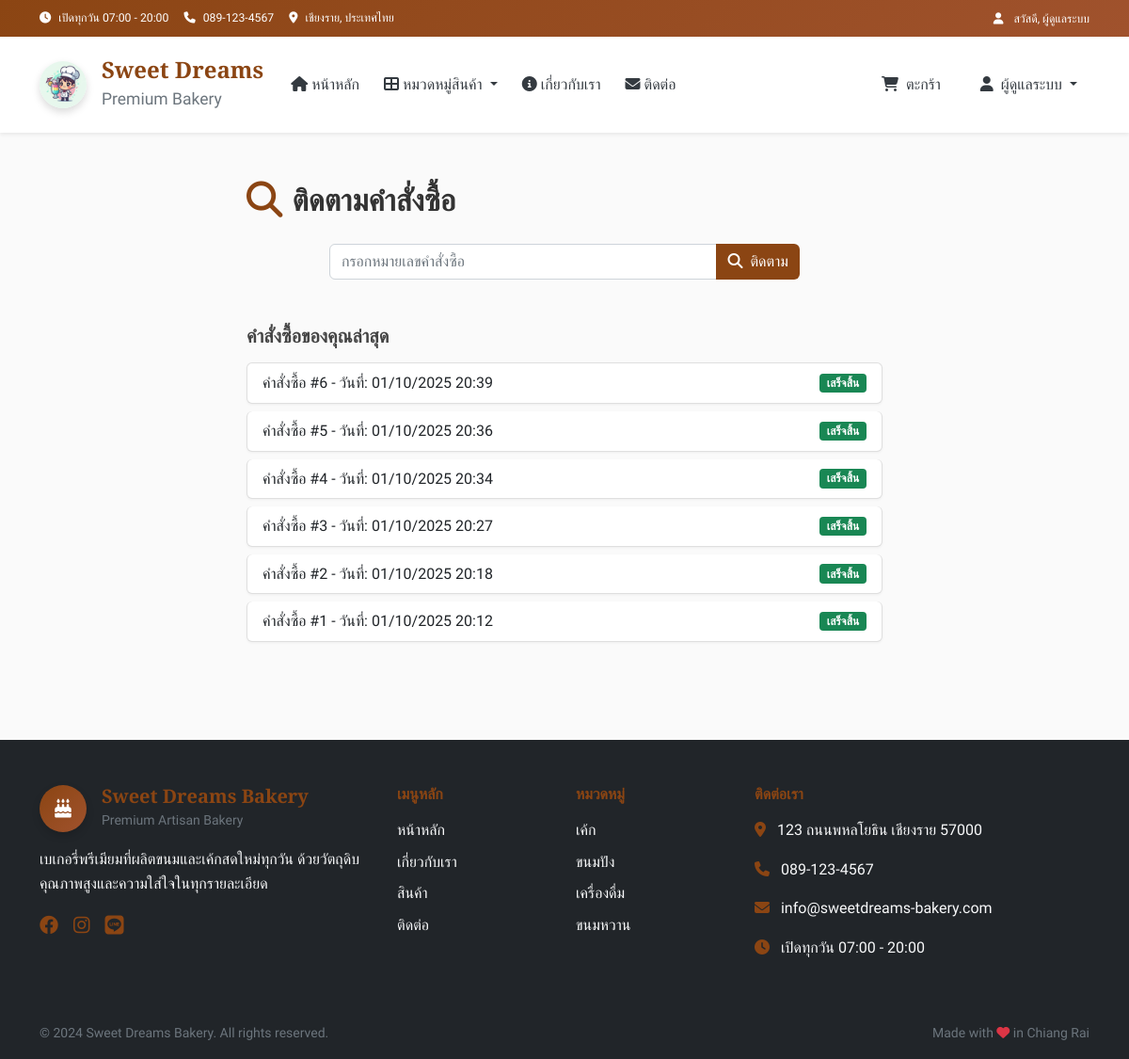
The page /track_order (signed in) on the database as committed earlier.
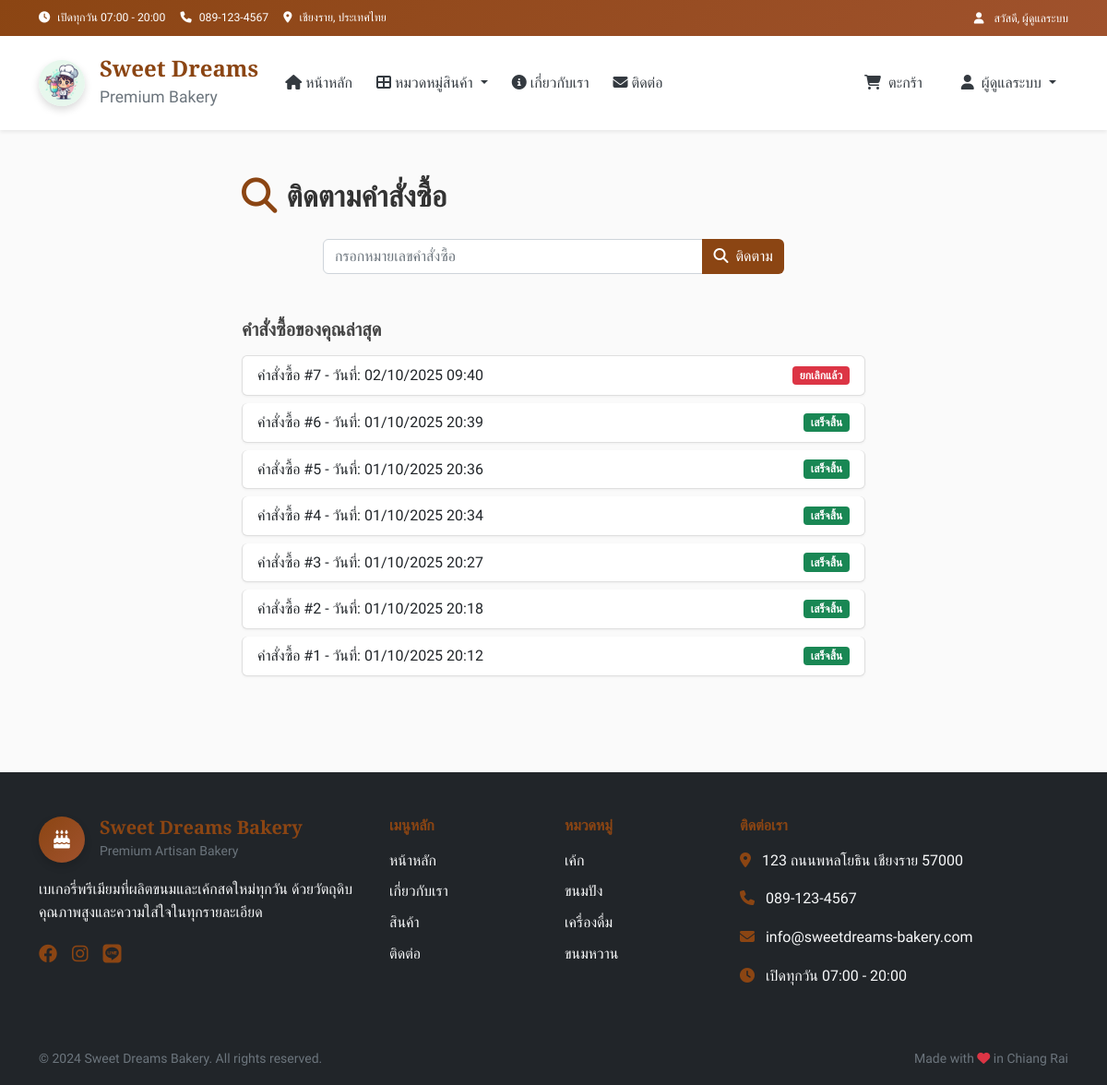
The same page on the database as committed later.
### tables this page shows
CREATE TABLE orders (
        id INTEGER PRIMARY KEY AUTOINCREMENT,
        user_id INTEGER,
        total_amount DECIMAL(10,2) NOT NULL,
        status TEXT DEFAULT 'pending',
        customer_name TEXT NOT NULL,
        customer_phone TEXT NOT NULL,
        customer_address TEXT,
        cancelled_at DATETIME,
        payment_method TEXT DEFAULT 'cod',
        notes TEXT,
        delivery_method TEXT DEFAULT 'delivery',
        created_at TIMESTAMP DEFAULT CURRENT_TIMESTAMP,
        FOREIGN KEY (user_id) REFERENCES users (id)
    );

CREATE TABLE categories (
        id INTEGER PRIMARY KEY AUTOINCREMENT,
        name TEXT UNIQUE NOT NULL,
        name_en TEXT,
        icon TEXT,
        description TEXT,
        display_order INTEGER DEFAULT 0
    );

### app.py (the view, shortened to what this page needs)
@app.route("/track_order", methods=["GET", "POST"])
def track_order():
    user_id = session.get("user_id")
    role = session.get("role")
    if not user_id:
        flash("กรุณาเข้าสู่ระบบก่อน")
        return redirect(url_for("login"))
    conn = get_db_connection()
    if role == "admin":
        all_orders = conn.execute(
            "SELECT * FROM orders ORDER BY created_at DESC LIMIT 20"
        ).fetchall()
    else:
        all_orders = conn.execute(
            "SELECT * FROM orders WHERE user_id=? ORDER BY created_at DESC LIMIT 10",
            (user_id,)
        ).fetchall()
    conn.close()
    return render_template("track_order.html", all_orders=all_orders)

### app.py (called while the page is built)
@app.template_filter('to_bangkok')
def to_bangkok_filter(value, fmt='%d/%m/%Y %H:%M'):
    if not value:
        return "N/A"
    if isinstance(value, str):
        try:
            value = datetime.fromisoformat(value)
        except ValueError:
            return value
    dt = value.replace(tzinfo=ZoneInfo("UTC")).astimezone(ZoneInfo("Asia/Bangkok"))
    return dt.strftime(fmt)

def get_db_connection():
    conn = sqlite3.connect(DB_NAME)
    conn.row_factory = sqlite3.Row
    return conn

def get_categories():
    conn = get_db_connection()
    categories = conn.execute(
        "SELECT * FROM categories ORDER BY display_order"
    ).fetchall()
    conn.close()
    return categories

def get_cart_total():
    cart = session.get('cart', {})
    total_items = sum(item['quantity'] for item in cart.values())
    total_price = sum(item['quantity'] * item['price'] for item in cart.values())
    return total_items, total_price

### templates/track_order.html (shortened to what this page needs)
{% extends "layout.html" %}
{% block extra_css %}
<link rel="stylesheet" href="{{ url_for('static', filename='css/track.css') }}">
{% endblock %}
{% block content %}
<div class="track-order-page">
    <div class="container py-5">
        <h2 class="mb-4 text-center">ติดตามคำสั่งซื้อ</h2>
        <form method="POST" class="mb-5">
            <div class="input-group mx-auto" style="max-width: 500px;">
                <input type="text" class="form-control" name="order_id" placeholder="กรอกหมายเลขคำสั่งซื้อ" required>
                <button class="btn btn-primary" type="submit">
                    <i class="fas fa-search me-1"></i> ติดตาม
                </button>
            </div>
        </form>
        {% if all_orders %}
        <div class="mt-4">
            <h5>คำสั่งซื้อของคุณล่าสุด</h5>
            <ul class="list-group">
                {% for o in all_orders %}
                <li class="list-group-item d-flex justify-content-between align-items-center">
                    <span>คำสั่งซื้อ #{{ o.id }} - วันที่: {{ o.created_at | to_bangkok }}</span>
                    {% if o.status == 'pending' %}
                        <span class="badge bg-warning text-dark">รอดำเนินการ</span>
                    {% elif o.status == 'processing' %}
                        <span class="badge bg-info text-white">กำลังจัดเตรียม</span>
                    {% elif o.status == 'completed' %}
                        <span class="badge bg-success text-white">เสร็จสิ้น</span>
                    {% elif o.status == 'cancelled' %}
                        <span class="badge bg-danger text-white">ยกเลิกแล้ว</span>
                    {% endif %}
                </li>
                {% endfor %}
            </ul>
        </div>
        {% endif %}
    </div>
</div>
{% endblock %}

### templates/layout.html (shortened to what the changed rows need)
<!DOCTYPE html>
<html lang="th" data-bs-theme="light">
<head>
    <link href="https://cdn.jsdelivr.net/npm/bootstrap@5.0.2/dist/css/bootstrap.min.css" rel="stylesheet">
    <link rel="stylesheet" href="https://cdnjs.cloudflare.com/ajax/libs/font-awesome/6.4.0/css/all.min.css">
    <link rel="stylesheet" href="{{ url_for('static', filename='css/main.css') }}">
    {% if session.get('role') == 'admin' %}
    <link rel="stylesheet" href="{{ url_for('static', filename='css/admin.css') }}">
    {% endif %}
    {% block extra_css %}{% endblock %}
</head>
<body>
    <main>
        {% block content %}{% endblock %}
    </main>
    <footer class="bg-dark text-white mt-5">
        <div class="container py-5">
            <div class="row gy-4">
                <div class="col-lg-2 col-md-6">
                    <ul class="list-unstyled">
                        {% if categories %}
                            {% for category in categories[:4] %}
                            <li class="mb-2">
                                <a href="{{ url_for('category_by_id', category_id=category.id) }}" class="text-light text-decoration-none">
                                    {{ category.name }}
                                </a>
                            </li>
                            {% endfor %}
                        {% endif %}
                    </ul>
                </div>
            </div>
        </div>
    </footer>
</body>
</html>

Rows that differ between the two databases and show on the page:
added orders: id "7", created_at|to_bangkok "02/10/2025 09:40", status "ยกเลิกแล้ว"
